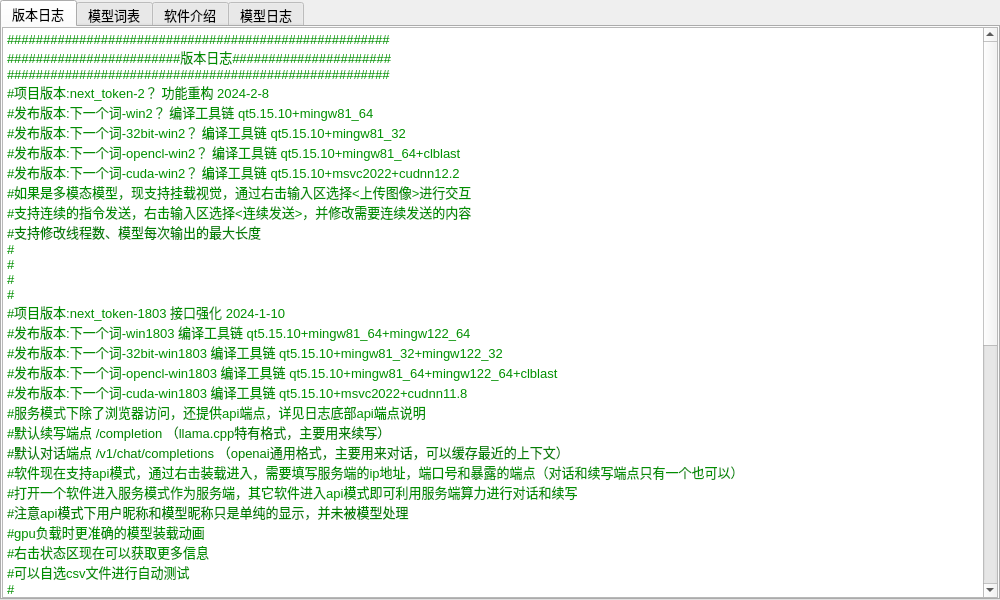
<?xml version="1.0" encoding="UTF-8"?>
<ui version="4.0">
 <class>Versionlog</class>
 <widget class="QDialog" name="Versionlog">
  <property name="geometry">
   <rect>
    <x>0</x>
    <y>0</y>
    <width>1000</width>
    <height>600</height>
   </rect>
  </property>
  <property name="windowTitle">
   <string>了解更多</string>
  </property>
  <layout class="QVBoxLayout" name="verticalLayout_2">
   <property name="leftMargin">
    <number>0</number>
   </property>
   <property name="topMargin">
    <number>0</number>
   </property>
   <property name="rightMargin">
    <number>0</number>
   </property>
   <property name="bottomMargin">
    <number>0</number>
   </property>
   <item>
    <widget class="QTabWidget" name="tabWidget">
     <property name="font">
      <font>
       <family>Arial</family>
       <pointsize>10</pointsize>
      </font>
     </property>
     <property name="currentIndex">
      <number>0</number>
     </property>
     <widget class="QWidget" name="tab">
      <attribute name="title">
       <string>版本日志</string>
      </attribute>
      <layout class="QVBoxLayout" name="verticalLayout">
       <property name="spacing">
        <number>6</number>
       </property>
       <property name="leftMargin">
        <number>0</number>
       </property>
       <property name="topMargin">
        <number>0</number>
       </property>
       <property name="rightMargin">
        <number>0</number>
       </property>
       <property name="bottomMargin">
        <number>0</number>
       </property>
       <item>
        <widget class="QTextBrowser" name="version_log">
         <property name="font">
          <font>
           <family>Arial</family>
           <pointsize>12</pointsize>
          </font>
         </property>
         <property name="html">
          <string>&lt;!DOCTYPE HTML PUBLIC &quot;-//W3C//DTD HTML 4.0//EN&quot; &quot;http://www.w3.org/TR/REC-html40/strict.dtd&quot;&gt;
&lt;html&gt;&lt;head&gt;&lt;meta name=&quot;qrichtext&quot; content=&quot;1&quot; /&gt;&lt;style type=&quot;text/css&quot;&gt;
p, li { white-space: pre-wrap; }
&lt;/style&gt;&lt;/head&gt;&lt;body style=&quot; font-family:'Arial','Arial'; font-size:12pt; font-weight:400; font-style:normal;&quot;&gt;
&lt;p style=&quot; margin-top:0px; margin-bottom:0px; margin-left:0px; margin-right:0px; -qt-block-indent:0; text-indent:0px;&quot;&gt;&lt;span style=&quot; font-family:'Courier New'; font-size:10pt; color:#008f00;&quot;&gt;#####################################################&lt;/span&gt;&lt;/p&gt;
&lt;p style=&quot; margin-top:0px; margin-bottom:0px; margin-left:0px; margin-right:0px; -qt-block-indent:0; text-indent:0px;&quot;&gt;&lt;span style=&quot; font-family:'Courier New'; font-size:10pt; color:#008f00;&quot;&gt;########################版本日志######################&lt;/span&gt;&lt;/p&gt;
&lt;p style=&quot; margin-top:0px; margin-bottom:0px; margin-left:0px; margin-right:0px; -qt-block-indent:0; text-indent:0px;&quot;&gt;&lt;span style=&quot; font-family:'Courier New'; font-size:10pt; color:#008f00;&quot;&gt;#####################################################&lt;/span&gt;&lt;/p&gt;
&lt;p style=&quot; margin-top:0px; margin-bottom:0px; margin-left:0px; margin-right:0px; -qt-block-indent:0; text-indent:0px;&quot;&gt;&lt;span style=&quot; font-family:'Courier New'; font-size:10pt; color:#008f00;&quot;&gt;#项目版本:next_token-2？ 功能重构 2024-2-8&lt;/span&gt;&lt;/p&gt;
&lt;p style=&quot; margin-top:0px; margin-bottom:0px; margin-left:0px; margin-right:0px; -qt-block-indent:0; text-indent:0px;&quot;&gt;&lt;span style=&quot; font-family:'Courier New'; font-size:10pt; color:#008f00;&quot;&gt;#发布版本:下一个词-win2？ 编译工具链 qt5.15.10+mingw81_64&lt;/span&gt;&lt;/p&gt;
&lt;p style=&quot; margin-top:0px; margin-bottom:0px; margin-left:0px; margin-right:0px; -qt-block-indent:0; text-indent:0px;&quot;&gt;&lt;span style=&quot; font-family:'Courier New'; font-size:10pt; color:#008f00;&quot;&gt;#发布版本:下一个词-32bit-win2？ 编译工具链 qt5.15.10+mingw81_32&lt;/span&gt;&lt;/p&gt;
&lt;p style=&quot; margin-top:0px; margin-bottom:0px; margin-left:0px; margin-right:0px; -qt-block-indent:0; text-indent:0px;&quot;&gt;&lt;span style=&quot; font-family:'Courier New'; font-size:10pt; color:#008f00;&quot;&gt;#发布版本:下一个词-opencl-win2？ 编译工具链 qt5.15.10+mingw81_64+clblast&lt;/span&gt;&lt;/p&gt;
&lt;p style=&quot; margin-top:0px; margin-bottom:0px; margin-left:0px; margin-right:0px; -qt-block-indent:0; text-indent:0px;&quot;&gt;&lt;span style=&quot; font-family:'Courier New'; font-size:10pt; color:#008f00;&quot;&gt;#发布版本:下一个词-cuda-win2？ 编译工具链 qt5.15.10+msvc2022+cudnn12.2&lt;/span&gt;&lt;/p&gt;
&lt;p style=&quot; margin-top:0px; margin-bottom:0px; margin-left:0px; margin-right:0px; -qt-block-indent:0; text-indent:0px;&quot;&gt;&lt;span style=&quot; font-family:'Courier New'; font-size:10pt; color:#008f00;&quot;&gt;#如果是多模态模型，现支持挂载视觉，通过右击输入区选择&amp;lt;上传图像&amp;gt;进行交互&lt;/span&gt;&lt;/p&gt;
&lt;p style=&quot; margin-top:0px; margin-bottom:0px; margin-left:0px; margin-right:0px; -qt-block-indent:0; text-indent:0px;&quot;&gt;&lt;span style=&quot; font-family:'Courier New'; font-size:10pt; color:#008f00;&quot;&gt;#支持连续的指令发送，右击输入区选择&amp;lt;连续发送&amp;gt;，并修改需要连续发送的内容&lt;/span&gt;&lt;/p&gt;
&lt;p style=&quot; margin-top:0px; margin-bottom:0px; margin-left:0px; margin-right:0px; -qt-block-indent:0; text-indent:0px;&quot;&gt;&lt;span style=&quot; font-family:'Courier New'; font-size:10pt; color:#008000;&quot;&gt;#支持修改线程数、模型每次输出的最大长度&lt;/span&gt;&lt;/p&gt;
&lt;p style=&quot; margin-top:0px; margin-bottom:0px; margin-left:0px; margin-right:0px; -qt-block-indent:0; text-indent:0px;&quot;&gt;&lt;span style=&quot; font-family:'Courier New'; font-size:10pt; color:#008f00;&quot;&gt;#&lt;/span&gt;&lt;/p&gt;
&lt;p style=&quot; margin-top:0px; margin-bottom:0px; margin-left:0px; margin-right:0px; -qt-block-indent:0; text-indent:0px;&quot;&gt;&lt;span style=&quot; font-family:'Courier New'; font-size:10pt; color:#008f00;&quot;&gt;#&lt;/span&gt;&lt;/p&gt;
&lt;p style=&quot; margin-top:0px; margin-bottom:0px; margin-left:0px; margin-right:0px; -qt-block-indent:0; text-indent:0px;&quot;&gt;&lt;span style=&quot; font-family:'Courier New'; font-size:10pt; color:#008f00;&quot;&gt;#&lt;/span&gt;&lt;/p&gt;
&lt;p style=&quot; margin-top:0px; margin-bottom:0px; margin-left:0px; margin-right:0px; -qt-block-indent:0; text-indent:0px;&quot;&gt;&lt;span style=&quot; font-family:'Courier New'; font-size:10pt; color:#008f00;&quot;&gt;#&lt;/span&gt;&lt;/p&gt;
&lt;p style=&quot; margin-top:0px; margin-bottom:0px; margin-left:0px; margin-right:0px; -qt-block-indent:0; text-indent:0px;&quot;&gt;&lt;span style=&quot; font-family:'Courier New'; font-size:10pt; color:#008f00;&quot;&gt;#项目版本:next_token-1803 接口强化 2024-1-10&lt;/span&gt;&lt;/p&gt;
&lt;p style=&quot; margin-top:0px; margin-bottom:0px; margin-left:0px; margin-right:0px; -qt-block-indent:0; text-indent:0px;&quot;&gt;&lt;span style=&quot; font-family:'Courier New'; font-size:10pt; color:#008f00;&quot;&gt;#发布版本:下一个词-win1803 编译工具链 qt5.15.10+mingw81_64+mingw122_64&lt;/span&gt;&lt;/p&gt;
&lt;p style=&quot; margin-top:0px; margin-bottom:0px; margin-left:0px; margin-right:0px; -qt-block-indent:0; text-indent:0px;&quot;&gt;&lt;span style=&quot; font-family:'Courier New'; font-size:10pt; color:#008f00;&quot;&gt;#发布版本:下一个词-32bit-win1803 编译工具链 qt5.15.10+mingw81_32+mingw122_32&lt;/span&gt;&lt;/p&gt;
&lt;p style=&quot; margin-top:0px; margin-bottom:0px; margin-left:0px; margin-right:0px; -qt-block-indent:0; text-indent:0px;&quot;&gt;&lt;span style=&quot; font-family:'Courier New'; font-size:10pt; color:#008f00;&quot;&gt;#发布版本:下一个词-opencl-win1803 编译工具链 qt5.15.10+mingw81_64+mingw122_64+clblast&lt;/span&gt;&lt;/p&gt;
&lt;p style=&quot; margin-top:0px; margin-bottom:0px; margin-left:0px; margin-right:0px; -qt-block-indent:0; text-indent:0px;&quot;&gt;&lt;span style=&quot; font-family:'Courier New'; font-size:10pt; color:#008f00;&quot;&gt;#发布版本:下一个词-cuda-win1803 编译工具链 qt5.15.10+msvc2022+cudnn11.8&lt;/span&gt;&lt;/p&gt;
&lt;p style=&quot; margin-top:0px; margin-bottom:0px; margin-left:0px; margin-right:0px; -qt-block-indent:0; text-indent:0px;&quot;&gt;&lt;span style=&quot; font-family:'Courier New'; font-size:10pt; color:#008f00;&quot;&gt;#服务模式下除了浏览器访问，还提供api端点，详见日志底部api端点说明&lt;/span&gt;&lt;/p&gt;
&lt;p style=&quot; margin-top:0px; margin-bottom:0px; margin-left:0px; margin-right:0px; -qt-block-indent:0; text-indent:0px;&quot;&gt;&lt;span style=&quot; font-family:'Courier New'; font-size:10pt; color:#008f00;&quot;&gt;#默认续写端点 &lt;/span&gt;&lt;span style=&quot; font-family:'Courier New'; font-size:10pt; color:#008000;&quot;&gt;/completion （llama.cpp特有格式，主要用来续写）&lt;/span&gt;&lt;/p&gt;
&lt;p style=&quot; margin-top:0px; margin-bottom:0px; margin-left:0px; margin-right:0px; -qt-block-indent:0; text-indent:0px;&quot;&gt;&lt;span style=&quot; font-family:'Courier New'; font-size:10pt; color:#008000;&quot;&gt;#默认对话&lt;/span&gt;&lt;span style=&quot; font-family:'Courier New'; font-size:10pt; color:#008f00;&quot;&gt;端点 &lt;/span&gt;&lt;span style=&quot; font-family:'Courier New'; font-size:10pt; color:#008000;&quot;&gt;/v1/chat/completions （openai通用格式，主要用来对话，可以缓存最近的上下文）&lt;/span&gt;&lt;/p&gt;
&lt;p style=&quot; margin-top:0px; margin-bottom:0px; margin-left:0px; margin-right:0px; -qt-block-indent:0; text-indent:0px;&quot;&gt;&lt;span style=&quot; font-family:'Courier New'; font-size:10pt; color:#008f00;&quot;&gt;#软件现在支持api模式，通过右击装载进入，需要填写服务端的ip地址，端口号和暴露的端点（对话和续写端点只有一个也可以）&lt;/span&gt;&lt;/p&gt;
&lt;p style=&quot; margin-top:0px; margin-bottom:0px; margin-left:0px; margin-right:0px; -qt-block-indent:0; text-indent:0px;&quot;&gt;&lt;span style=&quot; font-family:'Courier New'; font-size:10pt; color:#008f00;&quot;&gt;#打开一个软件进入服务模式作为服务端，其它软件进入api模式即可利用服务端算力进行对话和续写&lt;/span&gt;&lt;/p&gt;
&lt;p style=&quot; margin-top:0px; margin-bottom:0px; margin-left:0px; margin-right:0px; -qt-block-indent:0; text-indent:0px;&quot;&gt;&lt;span style=&quot; font-family:'Courier New'; font-size:10pt; color:#008000;&quot;&gt;#注意api模式下用户昵称和模型昵称只是单纯的显示，并未被模型处理&lt;/span&gt;&lt;/p&gt;
&lt;p style=&quot; margin-top:0px; margin-bottom:0px; margin-left:0px; margin-right:0px; -qt-block-indent:0; text-indent:0px;&quot;&gt;&lt;span style=&quot; font-family:'Courier New'; font-size:10pt; color:#008f00;&quot;&gt;#gpu负载时更准确的模型装载动画&lt;/span&gt;&lt;/p&gt;
&lt;p style=&quot; margin-top:0px; margin-bottom:0px; margin-left:0px; margin-right:0px; -qt-block-indent:0; text-indent:0px;&quot;&gt;&lt;span style=&quot; font-family:'Courier New'; font-size:10pt; color:#008f00;&quot;&gt;#右击状态区现在可以获取更多信息&lt;/span&gt;&lt;/p&gt;
&lt;p style=&quot; margin-top:0px; margin-bottom:0px; margin-left:0px; margin-right:0px; -qt-block-indent:0; text-indent:0px;&quot;&gt;&lt;span style=&quot; font-family:'Courier New'; font-size:10pt; color:#008f00;&quot;&gt;#可以自选csv文件进行自动测试&lt;/span&gt;&lt;/p&gt;
&lt;p style=&quot; margin-top:0px; margin-bottom:0px; margin-left:0px; margin-right:0px; -qt-block-indent:0; text-indent:0px;&quot;&gt;&lt;span style=&quot; font-family:'Courier New'; font-size:10pt; color:#008f00;&quot;&gt;#&lt;/span&gt;&lt;/p&gt;
&lt;p style=&quot; margin-top:0px; margin-bottom:0px; margin-left:0px; margin-right:0px; -qt-block-indent:0; text-indent:0px;&quot;&gt;&lt;span style=&quot; font-family:'Courier New'; font-size:10pt; color:#008f00;&quot;&gt;#&lt;/span&gt;&lt;/p&gt;
&lt;p style=&quot; margin-top:0px; margin-bottom:0px; margin-left:0px; margin-right:0px; -qt-block-indent:0; text-indent:0px;&quot;&gt;&lt;span style=&quot; font-family:'Courier New'; font-size:10pt; color:#008f00;&quot;&gt;#&lt;/span&gt;&lt;/p&gt;
&lt;p style=&quot; margin-top:0px; margin-bottom:0px; margin-left:0px; margin-right:0px; -qt-block-indent:0; text-indent:0px;&quot;&gt;&lt;span style=&quot; font-family:'Courier New'; font-size:10pt; color:#008f00;&quot;&gt;#&lt;/span&gt;&lt;/p&gt;
&lt;p style=&quot; margin-top:0px; margin-bottom:0px; margin-left:0px; margin-right:0px; -qt-block-indent:0; text-indent:0px;&quot;&gt;&lt;span style=&quot; font-family:'Courier New'; font-size:10pt; color:#008f00;&quot;&gt;#项目版本:next_token-1703 基础功能 2023-12-27&lt;/span&gt;&lt;/p&gt;
&lt;p style=&quot; margin-top:0px; margin-bottom:0px; margin-left:0px; margin-right:0px; -qt-block-indent:0; text-indent:0px;&quot;&gt;&lt;span style=&quot; font-family:'Courier New'; font-size:10pt; color:#008f00;&quot;&gt;#发布版本:下一个词-win1703 编译工具链 qt5.15.10+mingw81_64+mingw122_64&lt;/span&gt;&lt;/p&gt;
&lt;p style=&quot; margin-top:0px; margin-bottom:0px; margin-left:0px; margin-right:0px; -qt-block-indent:0; text-indent:0px;&quot;&gt;&lt;span style=&quot; font-family:'Courier New'; font-size:10pt; color:#008f00;&quot;&gt;#发布版本:下一个词-32bit-win1703 编译工具链 qt5.15.10+mingw81_32+mingw122_32&lt;/span&gt;&lt;/p&gt;
&lt;p style=&quot; margin-top:0px; margin-bottom:0px; margin-left:0px; margin-right:0px; -qt-block-indent:0; text-indent:0px;&quot;&gt;&lt;span style=&quot; font-family:'Courier New'; font-size:10pt; color:#008f00;&quot;&gt;#发布版本:下一个词-opencl-win1703 编译工具链 qt5.15.10+mingw81_64+mingw122_64+clblast&lt;/span&gt;&lt;/p&gt;
&lt;p style=&quot; margin-top:0px; margin-bottom:0px; margin-left:0px; margin-right:0px; -qt-block-indent:0; text-indent:0px;&quot;&gt;&lt;span style=&quot; font-family:'Courier New'; font-size:10pt; color:#008f00;&quot;&gt;#发布版本:下一个词-cuda-win1703 编译工具链 qt5.15.10+msvc2022+cudnn11.8&lt;/span&gt;&lt;/p&gt;
&lt;p style=&quot; margin-top:0px; margin-bottom:0px; margin-left:0px; margin-right:0px; -qt-block-indent:0; text-indent:0px;&quot;&gt;&lt;span style=&quot; font-family:'Courier New'; font-size:10pt; color:#008f00;&quot;&gt;#对话模式/续写模式/服务模式&lt;/span&gt;&lt;/p&gt;
&lt;p style=&quot; margin-top:0px; margin-bottom:0px; margin-left:0px; margin-right:0px; -qt-block-indent:0; text-indent:0px;&quot;&gt;&lt;span style=&quot; font-family:'Courier New'; font-size:10pt; color:#008f00;&quot;&gt;#信息区显示记忆、cpu、内存、gpu、显存&lt;/span&gt;&lt;/p&gt;
&lt;p style=&quot; margin-top:0px; margin-bottom:0px; margin-left:0px; margin-right:0px; -qt-block-indent:0; text-indent:0px;&quot;&gt;&lt;span style=&quot; font-family:'Courier New'; font-size:10pt; color:#008f00;&quot;&gt;#右击输入区可以选择进行c-eval测试&lt;/span&gt;&lt;/p&gt;
&lt;p style=&quot; margin-top:0px; margin-bottom:0px; margin-left:0px; margin-right:0px; -qt-block-indent:0; text-indent:0px;&quot;&gt;&lt;span style=&quot; font-family:'Courier New'; font-size:10pt; color:#008f00;&quot;&gt;#&lt;/span&gt;&lt;/p&gt;
&lt;p style=&quot; margin-top:0px; margin-bottom:0px; margin-left:0px; margin-right:0px; -qt-block-indent:0; text-indent:0px;&quot;&gt;&lt;span style=&quot; font-family:'Courier New'; font-size:10pt; color:#008f00;&quot;&gt;#&lt;/span&gt;&lt;/p&gt;
&lt;p style=&quot; margin-top:0px; margin-bottom:0px; margin-left:0px; margin-right:0px; -qt-block-indent:0; text-indent:0px;&quot;&gt;&lt;span style=&quot; font-family:'Courier New'; font-size:10pt; color:#008f00;&quot;&gt;#已知BUG&lt;/span&gt;&lt;/p&gt;
&lt;p style=&quot; margin-top:0px; margin-bottom:0px; margin-left:0px; margin-right:0px; -qt-block-indent:0; text-indent:0px;&quot;&gt;&lt;span style=&quot; font-family:'Courier New'; font-size:10pt; color:#008f00;&quot;&gt;#&lt;/span&gt;&lt;/p&gt;
&lt;p style=&quot; margin-top:0px; margin-bottom:0px; margin-left:0px; margin-right:0px; -qt-block-indent:0; text-indent:0px;&quot;&gt;&lt;span style=&quot; font-family:'Courier New'; font-size:10pt; color:#008f00;&quot;&gt;#csv文件存在特殊符号时不能正确解析，待修复&lt;/span&gt;&lt;/p&gt;
&lt;p style=&quot; margin-top:0px; margin-bottom:0px; margin-left:0px; margin-right:0px; -qt-block-indent:0; text-indent:0px;&quot;&gt;&lt;span style=&quot; font-family:'Courier New'; font-size:10pt; color:#008f00;&quot;&gt;#多次按批解码会失败，通过暂时置入空的记忆来缓解，待修复&lt;/span&gt;&lt;/p&gt;
&lt;p style=&quot; margin-top:0px; margin-bottom:0px; margin-left:0px; margin-right:0px; -qt-block-indent:0; text-indent:0px;&quot;&gt;&lt;span style=&quot; font-family:'Courier New'; font-size:10pt; color:#008f00;&quot;&gt;#部分字符utf-8解析有问题，而服务模式较为正常，已修复（模型输出不完整的utf8字符，需要手动将3个拼接成1个）&lt;/span&gt;&lt;/p&gt;
&lt;p style=&quot; margin-top:0px; margin-bottom:0px; margin-left:0px; margin-right:0px; -qt-block-indent:0; text-indent:0px;&quot;&gt;&lt;span style=&quot; font-family:'Courier New'; font-size:10pt; color:#008f00;&quot;&gt;#解码后，上下文缓存造成显存泄露，待修复&lt;/span&gt;&lt;/p&gt;
&lt;p style=&quot; margin-top:0px; margin-bottom:0px; margin-left:0px; margin-right:0px; -qt-block-indent:0; text-indent:0px;&quot;&gt;&lt;span style=&quot; font-family:'Courier New'; font-size:10pt; color:#008f00;&quot;&gt;#api模式下行为还不够可控，待修复&lt;/span&gt;&lt;/p&gt;
&lt;p style=&quot; margin-top:0px; margin-bottom:0px; margin-left:0px; margin-right:0px; -qt-block-indent:0; text-indent:0px;&quot;&gt;&lt;span style=&quot; font-family:'Courier New'; font-size:10pt; color:#008f00;&quot;&gt;#挂载视觉后模型输出异常，待修复&lt;/span&gt;&lt;/p&gt;
&lt;p style=&quot; margin-top:0px; margin-bottom:0px; margin-left:0px; margin-right:0px; -qt-block-indent:0; text-indent:0px;&quot;&gt;&lt;span style=&quot; font-family:'Courier New'; font-size:10pt; color:#008f00;&quot;&gt;#服务模式点击设置就会先终止server.exe而不是点ok后，待修复&lt;/span&gt;&lt;/p&gt;
&lt;p style=&quot; margin-top:0px; margin-bottom:0px; margin-left:0px; margin-right:0px; -qt-block-indent:0; text-indent:0px;&quot;&gt;&lt;span style=&quot; font-family:'Courier New'; font-size:10pt; color:#008f00;&quot;&gt;#&lt;/span&gt;&lt;/p&gt;
&lt;p style=&quot; margin-top:0px; margin-bottom:0px; margin-left:0px; margin-right:0px; -qt-block-indent:0; text-indent:0px;&quot;&gt;&lt;span style=&quot; font-family:'Courier New'; font-size:10pt; color:#008f00;&quot;&gt;#&lt;/span&gt;&lt;/p&gt;&lt;/body&gt;&lt;/html&gt;</string>
         </property>
        </widget>
       </item>
      </layout>
     </widget>
     <widget class="QWidget" name="tab_5">
      <attribute name="title">
       <string>模型词表</string>
      </attribute>
      <layout class="QVBoxLayout" name="verticalLayout_3">
       <property name="leftMargin">
        <number>0</number>
       </property>
       <property name="topMargin">
        <number>0</number>
       </property>
       <property name="rightMargin">
        <number>0</number>
       </property>
       <property name="bottomMargin">
        <number>0</number>
       </property>
       <item>
        <widget class="QPlainTextEdit" name="model_vocab">
         <property name="font">
          <font>
           <family>Arial</family>
           <pointsize>10</pointsize>
          </font>
         </property>
        </widget>
       </item>
      </layout>
     </widget>
     <widget class="QWidget" name="tab_2">
      <attribute name="title">
       <string>软件介绍</string>
      </attribute>
      <layout class="QVBoxLayout" name="verticalLayout_4">
       <property name="spacing">
        <number>0</number>
       </property>
       <property name="leftMargin">
        <number>0</number>
       </property>
       <property name="topMargin">
        <number>0</number>
       </property>
       <property name="rightMargin">
        <number>0</number>
       </property>
       <property name="bottomMargin">
        <number>0</number>
       </property>
       <item>
        <widget class="QTextBrowser" name="textBrowser">
         <property name="html">
          <string>&lt;!DOCTYPE HTML PUBLIC &quot;-//W3C//DTD HTML 4.0//EN&quot; &quot;http://www.w3.org/TR/REC-html40/strict.dtd&quot;&gt;
&lt;html&gt;&lt;head&gt;&lt;meta name=&quot;qrichtext&quot; content=&quot;1&quot; /&gt;&lt;style type=&quot;text/css&quot;&gt;
p, li { white-space: pre-wrap; }
&lt;/style&gt;&lt;/head&gt;&lt;body style=&quot; font-family:'Arial'; font-size:10pt; font-weight:400; font-style:normal;&quot;&gt;
&lt;p align=&quot;justify&quot; style=&quot;-qt-paragraph-type:empty; margin-top:0px; margin-bottom:0px; margin-left:0px; margin-right:0px; -qt-block-indent:0; text-indent:0px; font-family:'SimSun'; font-size:9pt;&quot;&gt;&lt;br /&gt;&lt;/p&gt;&lt;/body&gt;&lt;/html&gt;</string>
         </property>
        </widget>
       </item>
      </layout>
     </widget>
     <widget class="QWidget" name="tab_3">
      <attribute name="title">
       <string>模型日志</string>
      </attribute>
      <layout class="QHBoxLayout" name="horizontalLayout">
       <property name="spacing">
        <number>0</number>
       </property>
       <property name="leftMargin">
        <number>0</number>
       </property>
       <property name="topMargin">
        <number>0</number>
       </property>
       <property name="rightMargin">
        <number>0</number>
       </property>
       <property name="bottomMargin">
        <number>0</number>
       </property>
       <item>
        <widget class="QPlainTextEdit" name="model_log">
         <property name="font">
          <font>
           <family>Arial</family>
           <pointsize>9</pointsize>
          </font>
         </property>
         <property name="plainText">
          <string/>
         </property>
         <property name="placeholderText">
          <string>装载模型后查看</string>
         </property>
        </widget>
       </item>
      </layout>
     </widget>
    </widget>
   </item>
  </layout>
 </widget>
 <resources>
  <include location="logo.qrc"/>
 </resources>
 <connections/>
</ui>
